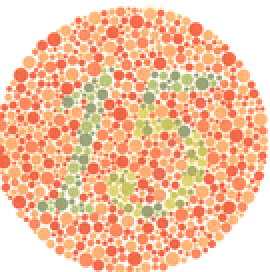
#> input picture 1_ps5/image_15.png, 135 x 136 px, shrunk from 270 x 271 before the run (shown 2 times larger)
$ python ps5.py
#> lines starting #> are read from the running program, lines starting #| are printed output that depends on the picture
"""
# Problem Set 5
# Name:
# Collaborators:
"""

from PIL import Image, ImageFont, ImageDraw
import numpy


def make_matrix(color):
    """
    Generates a transformation matrix for the specified color.
    Inputs:
        color: string with exactly one of the following values:
               'red', 'blue', 'green', or 'none'
    Returns:
        matrix: a transformation matrix corresponding to
                deficiency in that color
    """
    # You do not need to understand exactly how this function works.
    if color == 'red':
        c = [[.567, .433, 0], [.558, .442, 0], [0, .242, .758]]
    elif color == 'green':
        c = [[0.625, 0.375, 0], [0.7, 0.3, 0], [0, 0.142, 0.858]]
    elif color == 'blue':
        c = [[.95, 0.05, 0], [0, 0.433, 0.567], [0, 0.475, .525]]
    elif color == 'none':
        c = [[1, 0., 0], [0, 1, 0.], [0, 0., 1]]
    return c


def matrix_multiply(m1, m2):
    """
    Multiplies the input matrices.
    Inputs:
        m1,m2: the input matrices
    Returns:
        result: matrix product of m1 and m2
        in a list of floats
    """

    product = numpy.matmul(m1, m2)
    if type(product) == numpy.int64:
        return float(product)
    else:
        result = list(product)
        return result


def img_to_pix(filename):
    """
    Takes a filename (must be inputted as a string
    with proper file attachment ex: .jpg, .png)
    and converts to a list of representing pixels.

    For RGB images, each pixel is a tuple containing (R,G,B) values.
    For BW images, each pixel is an integer.

    # Note: Don't worry about determining if an image is RGB or BW.
            The PIL library functions you use will return the
            correct pixel values for either image mode.

    Returns the list of pixels.

    Inputs:
        filename: string representing an image file, such as 'lenna.jpg'
        returns: list of pixel values
                 in form (R,G,B) such as [(0,0,0),(255,255,255),(38,29,58)...] for RGB image
                 in form L such as [60,66,72...] for BW image
    """
    tmp = Image.open(filename)
    pix = tmp.getdata()
    return list(pix)


def pix_to_img(pixels_list, size, mode):
    """
    Creates an Image object from a inputted set of RGB tuples.

    Inputs:
        pixels_list: a list of pixels such as the output of
                img_to_pixels.
        size: a tuple of (width,height) representing
              the dimensions of the desired image. Assume
              that size is a valid input such that
              size[0] * size[1] == len(pixels).
        mode: 'RGB' or 'L' to indicate an RGB image or a
              BW image, respectively
    returns:
        img: Image object made from list of pixels
    """
    pixels_list = list(pixels_list)
    img = Image.new(mode, size)
    img.putdata(pixels_list)
    return img

def filter(pixels_list, color):
    """
    pixels_list: a list of pixels in RGB form, such as
            [(0,0,0),(255,255,255),(38,29,58)...]
    color: 'red', 'blue', 'green', or 'none', must be a string representing
           the color deficiency that is being simulated.
    returns: list of pixels in same format as earlier functions,
    transformed by matrix multiplication
    """
    converted_image = ()
    matrix = make_matrix(color)

    for i in pixels_list:
        tmp = tuple(matrix_multiply(matrix, i))
        result = (int(tmp[0]), int(tmp[1]), int(tmp[2]))
        converted_image = converted_image + (result ,)
    return list(converted_image)


def extract_end_bits(num_end_bits, pixel):
    """
    Extracts the last num_end_bits of each value of a given pixel.

    example for BW pixel:
        num_end_bits = 5
        pixel = 214

        214 in binary is 11010110.
        The last 5 bits of 11010110 are 10110.
                              ^^^^^
        The integer representation of 10110 is 22, so we return 22.

    example for RBG pixel:
        num_end_bits = 2
        pixel = (214, 17, 8)

        last 3 bits of 214 = 110 --> 6
        last 3 bits of 17 = 001 --> 1
        last 3 bits of 8 = 000 --> 0

        so we return (6,1,0)

    Inputs:
        num_end_bits: the number of end bits to extract
        pixel: an integer between 0 and 255, or a tuple of RGB values between 0 and 255

    Returns:
        The num_end_bits of pixel, as an integer (BW) or tuple of integers (RGB).
    """
    lsb = ()
    if (type(pixel) == int):
        return pixel % 2**num_end_bits
    for i in pixel:
        lsb = lsb + (i % 2**num_end_bits ,)
    return lsb


def reveal_bw_image(filename):
    """
    Extracts the single LSB for each pixel in the BW input image.
    Inputs:
        filename: string, input BW file to be processed
    Returns:
        result: an Image object containing the hidden image
    """
    im = Image.open(filename)
    size = im.size
    pix = img_to_pix(filename)
    lsb = []
    for i in pix:
        lsb.append(extract_end_bits(1, i))
    img = pix_to_img(lsb, size, "L")
    img.putdata(lsb, scale = 255)
    img_save = img.save("bw.png")
    return img


def reveal_color_image(filename):
    """
    Extracts the 3 LSBs for each pixel in the RGB input image.
    Inputs:
        filename: string, input RGB file to be processed
    Returns:
        result: an Image object containing the hidden image
    """
    im = Image.open(filename)
    size = im.size
    pix = img_to_pix(filename)
    lsb = []
    new = []

    for i in pix:
        lsb.append(extract_end_bits(3, i))
    img = pix_to_img(lsb, size, "RGB")
    pix_new = img.getdata()
    for i in pix_new:                                   # I could not get the putdata offset to work hence I did it manually
        new.append((24 * i[0], 24 * i[1], 24 * i[2]))
    img = pix_to_img(new, size, "RGB")
    img_save = img.save("rgb.png")
    return img


def reveal_image(filename):
    """
    Extracts the single LSB (for a BW image) or the 3 LSBs (for a
    color image) for each pixel in the input image. Hint: you can
    use a function to determine the mode of the input image (BW or
    RGB) and then use this mode to determine how to process the image.
    Inputs:
        filename: string, input BW or RGB file to be processed
    Returns:
        result: an Image object containing the hidden image
    """
    im = Image.open(filename)
    if im.mode == '1' or im.mode == 'L':
        return(reveal_bw_image(filename))
    elif im.mode == 'RGB':
        return(reveal_color_image(filename))
    else:
        raise Exception("Invalid mode %s" % im.mode)


def draw_kerb(filename, kerb):
    """
    Draws the text "kerb" onto the image located at "filename" and returns a PDF.
    Inputs:
        filename: string, input BW or RGB file
        kerb: string, your kerberos
    Output:
        Saves output image to "filename_kerb.xxx"
    """
    im = Image.open(filename)
    font = ImageFont.truetype("noto-sans-mono.ttf", 40)
    draw = ImageDraw.Draw(im)
    draw.text((0, 0), kerb, "white", font=font)
    idx = filename.find(".")
    new_filename = filename[:idx] + "_kerb" + filename[idx:]
    im.save(new_filename)
    return


def main():
    pass

    # Uncomment the following lines to test part 1

    im = Image.open('image_15.png')
#> im is the input picture: PIL image 135x136 RGB; mean R, G, B 245.9, 195.8, 164.5
    width, height = im.size
#> width = 135; height = 136
    pixels = img_to_pix('image_15.png')
#> pixels = 18360 items, first 6: (255, 255, 255), (255, 255, 255), (255, 255, 255), (255, 255, 255), (255, 255, 255), (255, 255, 255)
    print()

    non_filtered_pixels = filter(pixels,'none')
#> the loop in filter, `for i in pixels_list:` made 18360 passes
#> converted_image on passes 1 to 3: ((255, 255, 255),), ((255, 255, 255), (255, 255, 255)), ((255, 255, 255), (255, 255, 255), (255, 255, 255))
#> after the loop in filter, `for i in pixels_list:`: converted_image has the same summary as pixels in main
#> non_filtered_pixels has the same summary as pixels
    im = pix_to_img(non_filtered_pixels, (width, height), 'RGB')
#> in pix_to_img, `pixels_list = list(pixels_list)`: pixels_list has the same summary as pixels in main
#> in pix_to_img, `img = Image.new(mode, size)`: img: PIL image 135x136 RGB; every value is 0
    im.show()

    red_filtered_pixels = filter(pixels,'red')
#> the loop in filter (call 2), `for i in pixels_list:` made 18360 passes
#> converted_image on passes 1 to 3: ((254, 255, 255),), ((254, 255, 255), (254, 255, 255)), ((254, 255, 255), (254, 255, 255), (254, 255, 255))
#> red_filtered_pixels = 18360 items, first 6: (254, 255, 255), (254, 255, 255), (254, 255, 255), (254, 255, 255), (254, 255, 255), (254, 255, 255)
    im2 = pix_to_img(red_filtered_pixels,(width,height), 'RGB')
#> call 2 of pix_to_img, with size = (135, 136), mode = 'RGB'
#> in pix_to_img (call 2), `pixels_list = list(pixels_list)`: pixels_list has the same summary as red_filtered_pixels in main
#> in pix_to_img (call 2), `img.putdata(pixels_list)`:
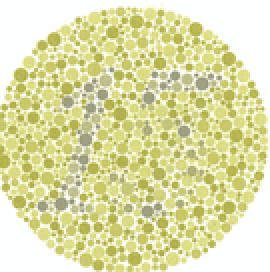
#> img: PIL image 135x136 RGB (shown 2 times larger); mean R, G, B 223.6, 223.4, 171.7
    im2.show()


    im = reveal_image('hidden1.bmp')
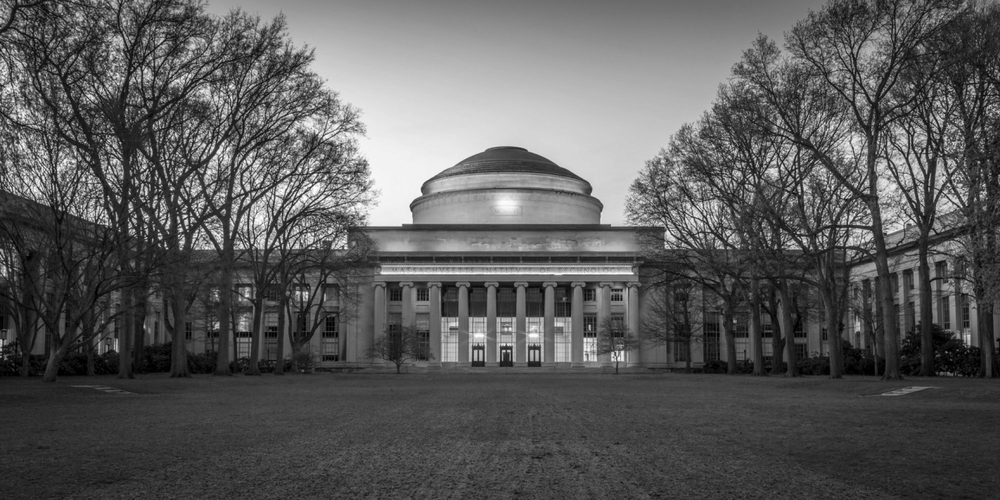
#> input picture 1_ps5/hidden1.bmp, 1000 x 500 px, shrunk from 2000 x 1000 before the run
#> in reveal_image, im is the input picture: PIL image 1000x500 L; min 0, max 255, mean 90.9
#> in reveal_bw_image, `pix = img_to_pix(filename)`: pix = 500000 items
#> the loop in reveal_bw_image, `for i in pix:` made 500000 passes
#> i on passes 1 to 3: 74, 51, 77
#> call 3 of pix_to_img, with size = (1000, 500), mode = 'L'
#> in pix_to_img (call 3), `img = Image.new(mode, size)`: img: PIL image 1000x500 L; every value is 0
#> in pix_to_img (call 3), `img.putdata(pixels_list)`:
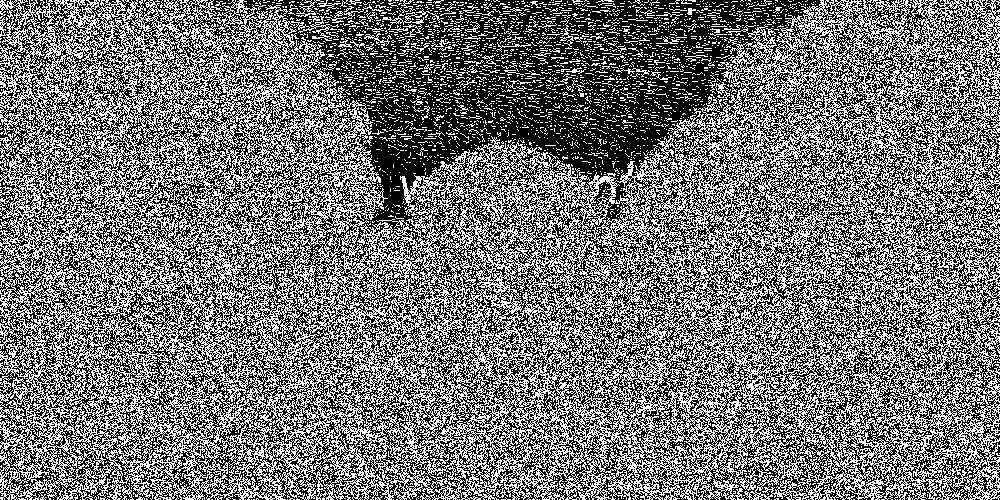
#> img: PIL image 1000x500 L; values 0 (black) and 1 (white), 46.4% white in thin lines or dots
#> in reveal_bw_image, `img.putdata(lsb, scale = 255)`: img: PIL image 1000x500 L; 46.4% white in thin lines or dots
    im.show()

    im2 = reveal_image('hidden2.bmp')
#> call 2 of reveal_image, with filename = 'hidden2.bmp'
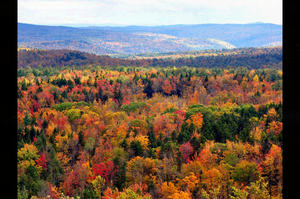
#> input picture 1_ps5/hidden2.bmp, 300 x 199 px, shrunk from 600 x 398 before the run
#> in reveal_image, im is the input picture: PIL image 300x199 RGB; mean R, G, B 117.7, 100.7, 87.2
#> in reveal_color_image, `pix = img_to_pix(filename)`: pix = 59700 items
#> the loop in reveal_color_image, `for i in pix:` made 59700 passes
#> i on passes 1 to 3: (3, 2, 1), (3, 2, 1), (3, 2, 1)
#> call 4 of pix_to_img, with size = (300, 199), mode = 'RGB'
#> in pix_to_img (call 4), `img = Image.new(mode, size)`: img: PIL image 300x199 RGB; every value is 0
#> in pix_to_img (call 4), `img.putdata(pixels_list)`:
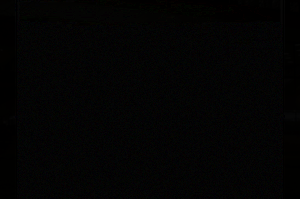
#> img: PIL image 300x199 RGB; mean R, G, B 3.15, 3.09, 2.89
#> the loop in reveal_color_image, `for i in pix_new:` made 59700 passes
#> in pix_to_img (call 5), `img.putdata(pixels_list)`:
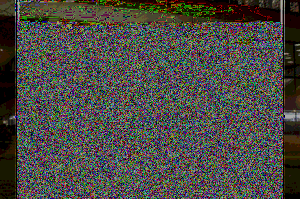
#> img: PIL image 300x199 RGB; mean R, G, B 75.7, 74.1, 69.3
    im2.show()

    draw_kerb("bw.png", "rat")
    draw_kerb("rgb.png", "rat")
#> call 2 of draw_kerb, with filename = 'rgb.png', kerb = 'rat'
#> in draw_kerb (call 2), `im.save(new_filename)`:
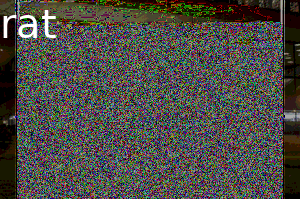
#> saved as rgb_kerb.png: PIL image 300x199 RGB; mean R, G, B 77.3, 75.7, 71

if __name__ == '__main__':
    main()
